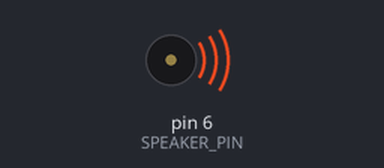
A sketch run on a simulated Arduino Mega 2560, built with avr-gcc and run on an emulated ATmega2560. Parts: buzzer (waves = sounding).

Above: at 0.6 s.
At 7.4 s:
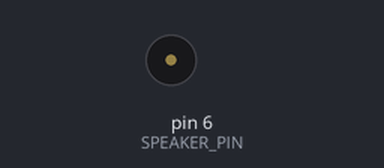
Timing chart, 0 to 9.2 s (numbered marks = the images above):
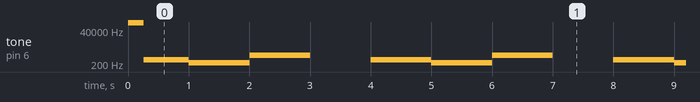

Measured:
- by itself, tone on pin 6 (SPEAKER_PIN): plays 125000 Hz for 0.26 s, 399 Hz for 0.74 s, 250 Hz for 1.0 s, 796 Hz for 1.0 s, 399 Hz for 1.0 s, 250 Hz for 1.0 s … (100 notes in this stretch)

The sketch:

Part2.ino
```cpp
#define SPEAKER_PIN PH3 // PH3 is pin 6 on the device

#define SPEAKER_PORT PORTH
#define SPEAKER_DDR DDRH

void setup() {
  // Set up the timer's Waveform Generation Mode (WGM) to Fast PWM mode (Mode 14)
  // WGM41, WGM42, and WGM43 are bit positions that control the Waveform Generation Mode for Timer/Counter4.
  // Each bit corresponds to a specific mode of operation for Timer/Counter4. By setting these bits to either 0 or 1, you can select the desired mode.*/
  TCCR4A = (1 << WGM41) | (1 << WGM40);
  TCCR4B = (1 << WGM43) | (1 << WGM42);

  // When set to 1, enables the toggling of the output on timer based on a compare match event.
  TCCR4A |= (1 << COM4A0);

  // Set Timer/Counter4 prescaler to 64 (desired frequency range)
  TCCR4B |= (1 << CS41) | (1 << CS40);
  // set the speaker pin as an output
  bit_set(SPEAKER_DDR, SPEAKER_PIN);
}

void loop() {
  playTone(400, 1000);  // 400 Hz for 1 second
  playTone(250, 1000);  // 250 Hz for 1 second
  playTone(800, 1000);  // 800 Hz for 1 second
  delay(1000);

}
//set a specific bit in a register
void bit_set(volatile uint8_t& reg, uint8_t bit) {
  reg |= (1 << bit);
}
//clears a specific bit in a register by setting it to 0.
void bit_clear(volatile uint8_t& reg, uint8_t bit) {
  reg &= ~(1 << bit);
}
//generate a square wave tone of a specific frequency for a given duration.
//F_CPU represents the CPU clock frequency- specifies the operating frequency-
//64UL is the prescaler value. It represents a division factor applied to the CPU clock frequency to determine the timer's input clock frequency.
//determine the number of clock cycles required for each cycle of the waveform based on the CPU clock frequency
void playTone(unsigned int freq, unsigned long duration) {
  unsigned long period = F_CPU / (64UL * freq); // 64UL represents a prescaler value of 64. The division by 64 is based on the prescaler value used in the timer configuration.
  unsigned long startTime = millis();
//generate the tone for the specified duration
  while (millis() - startTime < duration) {
    // Set the compare match value for half the period///;;;;;;;;;;;;;
    OCR4A = period / 2;
    delayMicroseconds(period);
  }

  // Turn off the speaker by setting the compare match value to 0
  OCR4A = 0;
}
```
